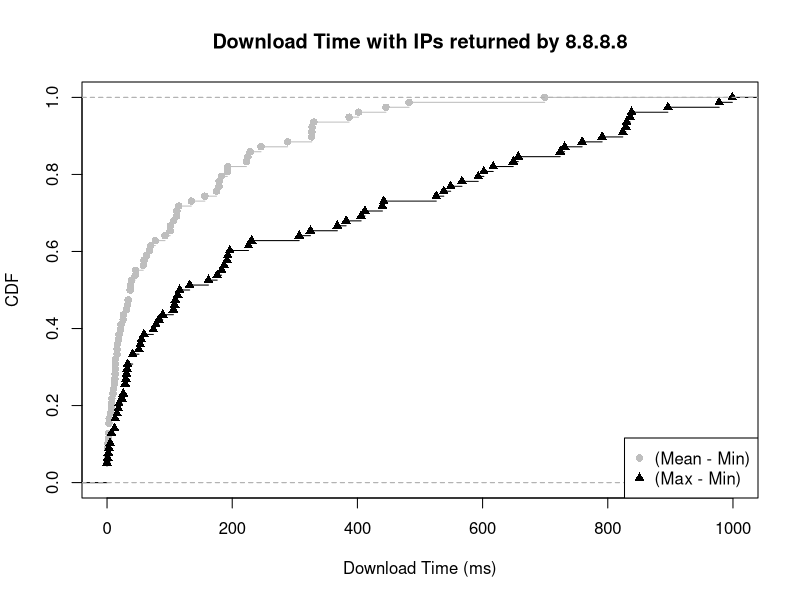

The R source for this figure:
mean_min <- c(5.166667, 25.791667, 134.611111, 3.000000, 3.416667, 2.833333, 179.133333, 45.000000, 59.000000, 330.397000, 228.646000, 2.666667, 37.833333, 1.000000, 0.000000, 69.832778, 39.250000, 92.661667, 482.493333, 18.500000, 11.833333, 13.500000, 192.165000, 178.888889, 0.000000, 222.660000, 327.496667, 224.999167, 16.058824, 1.000000, 192.831667, 63.388889, 33.000000, 33.750000, 101.000000, 19.000000, 386.663333, 45.666667, 326.935741, 7.666667, 106.333333, 401.748333, 0.000000, 182.498333, 1.500000, 699.213889, 156.332917, 68.166667, 16.100000, 36.916667, 36.916667, 3.000000, 22.250000, 57.833333, 0.411765, 12.500000, 6.875000, 30.916667, 13.166667, 0.000000, 327.405926, 114.614895, 111.500000, 21.500000, 26.333333, 288.453636, 9.500000, 13.333333, 13.000000, 10.666667, 174.833333, 16.333333, 77.166667, 111.333333, 100.833333, 6.833333, 245.998333, 445.552222)

max_min <- c(18.00, 74.00, 406.00, 12.00, 7.00, 16.00, 526.00, 231.00, 538.00, 566.99, 411.99, 5.00, 83.00, 7.00, 0.00, 829.99, 113.00, 182.99, 601.99, 176.00, 30.00, 24.00, 439.99, 593.00, 0.00, 324.99, 548.99, 895.99, 59.00, 2.00, 616.99, 724.00, 51.00, 108.00, 196.00, 53.00, 730.99, 106.00, 367.99, 13.00, 307.00, 648.99, 0.00, 790.99, 3.00, 837.99, 998.99, 193.00, 116.00, 132.00, 109.00, 13.00, 32.00, 226.00, 1.00, 19.00, 33.00, 162.00, 55.00, 0.00, 828.99, 977.99, 187.00, 78.00, 89.00, 835.99, 26.00, 29.00, 31.00, 29.00, 442.00, 41.00, 192.00, 824.00, 382.00, 41.00, 656.99, 758.99)

mean_min_val = ecdf(mean_min)
max_min_val = ecdf(max_min)

plot(mean_min_val, lty=1, col="grey", pch = 16, xlab="Download Time (ms)", ylab="CDF", main="Download Time with IPs returned by 8.8.8.8", xlim=c(0, 1000))
lines(max_min_val, pch = 17)

legend("bottomright",  pch = c(16, 17), legend=c("(Mean - Min)", "(Max - Min)"), col=c("grey", "black"))
